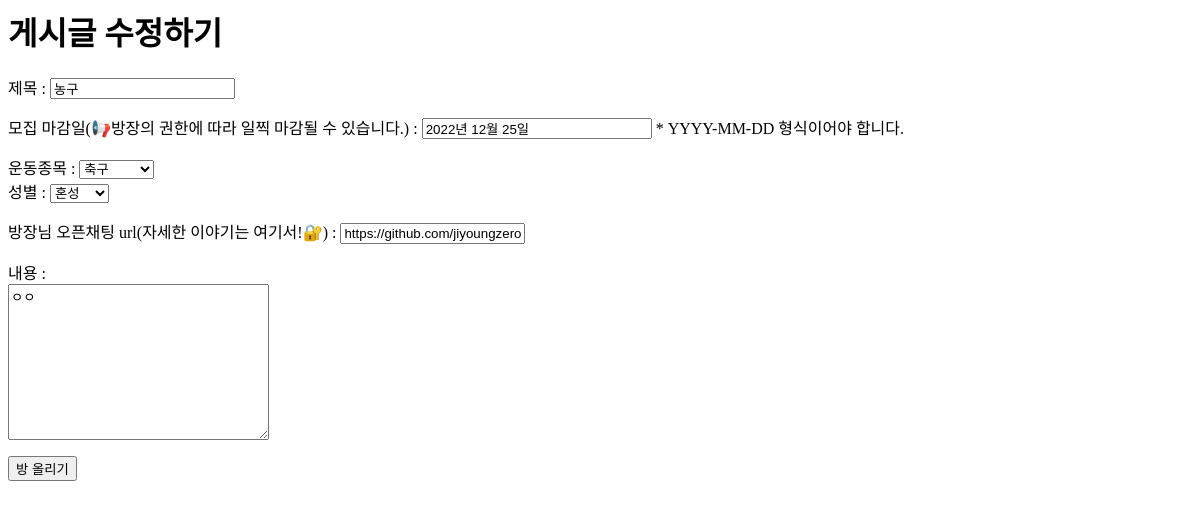
The app's page /post/post_edit/3, older data.
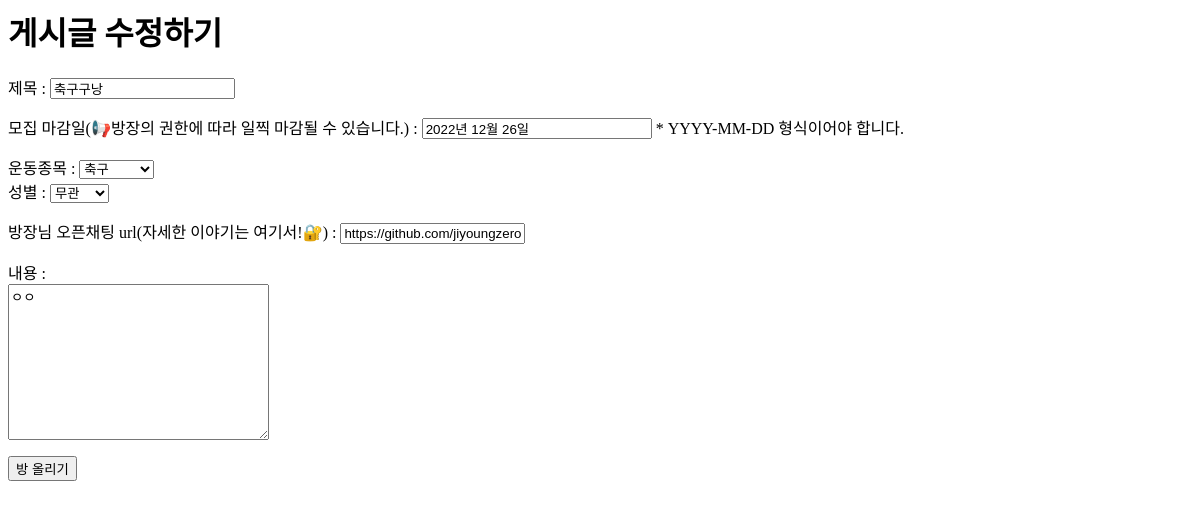
The same page, newer data.
### post/models.py (models this page shows, shortened)
class Post(models.Model):
    id = models.AutoField(primary_key=True)
    title = models.CharField(max_length=200)
    url = models.CharField(max_length = 300, default="")
    body = models.TextField()
    pub_date = models.DateTimeField(auto_now=True, verbose_name="등록(수정)일")
    exercise = models.ForeignKey(Exercise, on_delete=models.CASCADE, blank=True, null=True)
    sex = models.ForeignKey(Sex, on_delete=models.CASCADE, blank=True, null=True)
    flag_enddate = models.BooleanField(default=False)
    start_date = models.DateField(auto_now=True,editable=True)
    end_date = models.DateField(auto_now=False,editable=True)

class Sex(models.Model):
    id = models.AutoField(primary_key=True)
    name = models.CharField(max_length=20, default="")
    def __str__(self):
        return self.name

class Exercise(models.Model):
    id = models.AutoField(primary_key=True)
    name = models.CharField(max_length=20, default="")
    def __str__(self):
        return self.name

### post/views.py (the view)
# urls.py: path('post_edit/<int:id>', post_edit, name="post_edit"),
def post_edit(request, id):
    edit_post = Post.objects.get(id = id)
    sex = Sex.objects.all()
    exercise = Exercise.objects.all()
    return render(request, 'post/post_edit.html', {'post': edit_post,  'sex':sex, 'exercise': exercise})

### post/templates/post/post_edit.html (shortened to what this page needs)
<h1>게시글 수정하기</h1>
<form action="{%url 'post:post_update' post.id%}" method="post" enctype="multipart/form-data">
    <p>제목 : <input type="text" name="title" value = "{{post.title}}"/></p>
    <p>모집 마감일(📢방장의 권한에 따라 일찍 마감될 수 있습니다.) : <input type="text" name="end_date" placeholder="YYYY-MM-DD 형식이어야 합니다." style="width:230px;" value="{{post.end_date}}"/> * YYYY-MM-DD 형식이어야 합니다.</p>
    <div class="select_exercise">
      <label for="exercise">
      운동종목 :
      </label>
      <select id="exercise" name="exercise">
      <option value="{{e.name}}">{{post.exercise}}</option>
      </select>
    </div>
    <div class="select_sex">
      <label for="sex">
      성별 :
      </label>
      <select id="sex" name="sex">
      <option value="{{s.name}}">{{post.sex}}</option>
      </select>
    </div>
    <p>방장님 오픈채팅 url(자세한 이야기는 여기서!🔐) : <input type="text" name="url" value = "{{post.url}}"/></p>
    <p>
      내용 :<br>
      <textarea type="text" name="body" id="" cols="30" rows="10">{{post.body}}</textarea>
    </p>
    <button type="submit">방 올리기</button>
  </form>

Row changes from the older to the newer data that the page shows:
changed Post "https://github.com/jiyoungzero/likelion_django.git": title "농구" → "축구구낭"; end_date "2022년 12월 25일" → "2022년 12월 26일"; sex "혼성" → "무관"
